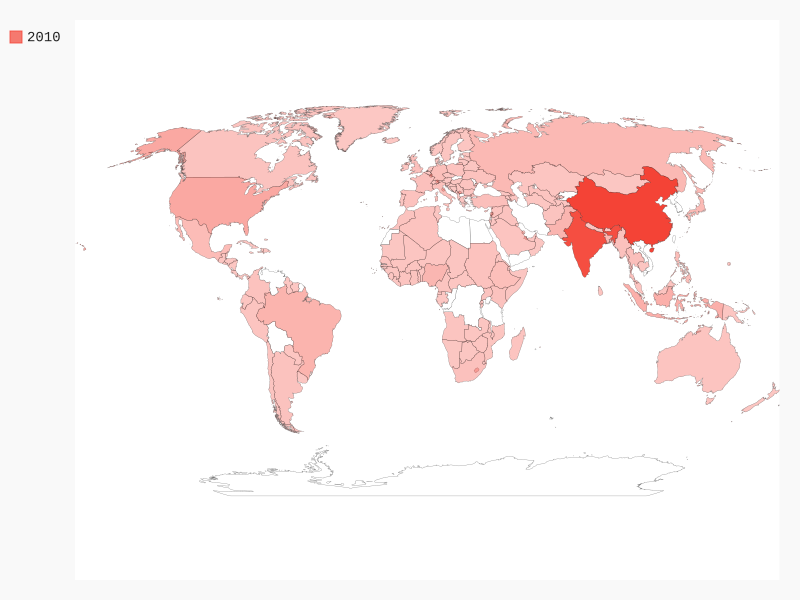

Source code (Python):
import json
from pygal.maps.world import World
from countries import get_country_code

filename = "population_data.json"

with open(filename) as f:
    pop_data = json.load(f)

# Build a dictionary of world populations
cc_populations = {}
for pop_dict in pop_data:
    if pop_dict['Year'] == "2010":
        country_name = pop_dict['Country Name']
        population = int(float(pop_dict['Value']))
        code = get_country_code(country_name)
        if code:
            cc_populations[code] = population


wm = World()
wm.force_uri_protocol = 'http'

#wm.title("World population in 2010, by country")
wm.add('2010', cc_populations)

wm.render_to_file('world_pop.svg')
